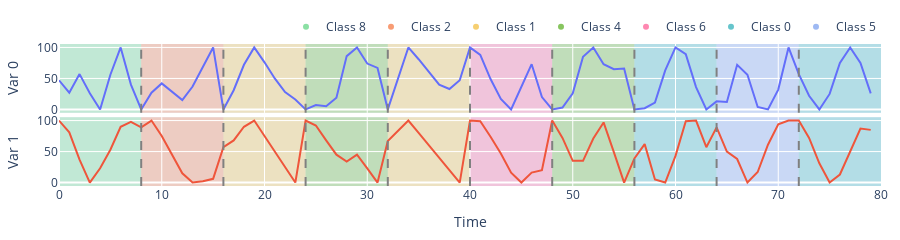

The notebook cell this image was saved under:
### Code cell
fig = plot_classification_dataset(
    datasets["PenDigits"]["train"]["samples"][:10, :].numpy(),
    datasets["PenDigits"]["train"]["labels"][:10].numpy(),
)
fig

### Figure 1 — Plotly figure (JSON) as saved in the notebook; plotly's stock layout.template omitted (floating-point values rounded to 4 significant figures)
{"data": [{"mode": "lines", "name": "Var 0", "showlegend": false, "type": "scatter", "x": [0, 1, 2, 3, 4, 5, 6, 7, 8, 9, 10, 11, 12, 13, 14, 15, 16, 17, 18, 19, 20, 21, 22, 23, 24, 25, 26, 27, 28, 29, 30, 31, 32, 33, 34, 35, 36, 37, 38, 39, 40, 41, 42, 43, 44, 45, 46, 47, 48, 49, 50, 51, 52, 53, 54, 55, 56, 57, 58, 59, 60, 61, 62, 63, 64, 65, 66, 67, 68, 69, 70, 71, 72, 73, 74, 75, 76, 77, 78, 79], "xaxis": "x", "y": [47.0, 27.0, 57.0, 26.0, 0.0, 56.0, 100.0, 40.0, 0.0, 27.0, 42.0, 29.0, 15.0, 37.0, 69.0, 100.0, 0.0, 31.0, 72.0, 100.0, 76.0, 50.0, 28.0, 16.0, 0.0, 7.0, 5.0, 19.0, 86.0, 100.0, 74.0, 67.0, 0.0, 49.0, 100.0, 81.0, 60.0, 40.0, 33.0, 47.0, 100.0, 88.0, 49.0, 17.0, 0.0, 37.0, 73.0, 20.0, 0.0, 3.0, 26.0, 85.0, 100.0, 73.0, 65.0, 66.0, 0.0, 2.0, 11.0, 63.0, 100.0, 89.0, 36.0, 0.0, 13.0, 12.0, 72.0, 56.0, 4.0, 0.0, 32.0, 100.0, 57.0, 22.0, 0.0, 25.0, 75.0, 100.0, 75.0, 26.0], "yaxis": "y"}, {"mode": "lines", "name": "Var 1", "showlegend": false, "type": "scatter", "x": [0, 1, 2, 3, 4, 5, 6, 7, 8, 9, 10, 11, 12, 13, 14, 15, 16, 17, 18, 19, 20, 21, 22, 23, 24, 25, 26, 27, 28, 29, 30, 31, 32, 33, 34, 35, 36, 37, 38, 39, 40, 41, 42, 43, 44, 45, 46, 47, 48, 49, 50, 51, 52, 53, 54, 55, 56, 57, 58, 59, 60, 61, 62, 63, 64, 65, 66, 67, 68, 69, 70, 71, 72, 73, 74, 75, 76, 77, 78, 79], "xaxis": "x2", "y": [100.0, 81.0, 37.0, 0.0, 23.0, 53.0, 90.0, 98.0, 89.0, 100.0, 75.0, 45.0, 15.0, 0.0, 2.0, 6.0, 57.0, 68.0, 90.0, 100.0, 75.0, 51.0, 25.0, 0.0, 100.0, 92.0, 68.0, 45.0, 34.0, 45.0, 23.0, 0.0, 67.0, 83.0, 100.0, 80.0, 60.0, 40.0, 20.0, 0.0, 100.0, 99.0, 74.0, 47.0, 16.0, 0.0, 16.0, 20.0, 100.0, 72.0, 35.0, 35.0, 71.0, 97.0, 49.0, 0.0, 39.0, 62.0, 5.0, 0.0, 43.0, 99.0, 100.0, 57.0, 89.0, 50.0, 38.0, 0.0, 17.0, 61.0, 94.0, 100.0, 100.0, 72.0, 31.0, 0.0, 13.0, 50.0, 87.0, 85.0], "yaxis": "y2"}, {"marker": {"color": "rgb(139, 224, 164)"}, "mode": "markers", "name": "Class 8", "showlegend": true, "type": "scatter", "x": [null], "y": [null]}, {"marker": {"color": "rgb(248, 156, 116)"}, "mode": "markers", "name": "Class 2", "showlegend": true, "type": "scatter", "x": [null], "y": [null]}, {"marker": {"color": "rgb(246, 207, 113)"}, "mode": "markers", "name": "Class 1", "showlegend": true, "type": "scatter", "x": [null], "y": [null]}, {"marker": {"color": "rgb(135, 197, 95)"}, "mode": "markers", "name": "Class 4", "showlegend": true, "type": "scatter", "x": [null], "y": [null]}, {"marker": {"color": "rgb(254, 136, 177)"}, "mode": "markers", "name": "Class 6", "showlegend": true, "type": "scatter", "x": [null], "y": [null]}, {"marker": {"color": "rgb(102, 197, 204)"}, "mode": "markers", "name": "Class 0", "showlegend": true, "type": "scatter", "x": [null], "y": [null]}, {"marker": {"color": "rgb(158, 185, 243)"}, "mode": "markers", "name": "Class 5", "showlegend": true, "type": "scatter", "x": [null], "y": [null]}], "layout": {"height": 200, "legend": {"orientation": "h", "x": 1, "xanchor": "right", "y": 1.02, "yanchor": "bottom"}, "margin": {"b": 30, "l": 15, "r": 15, "t": 30}, "shapes": [{"fillcolor": "rgb(139, 224, 164)", "layer": "below", "line": {"width": 0}, "name": "Class 8", "opacity": 0.4, "showlegend": false, "type": "rect", "x0": 0, "x1": 8, "xref": "x", "y0": 0, "y1": 1, "yref": "y domain"}, {"fillcolor": "rgb(139, 224, 164)", "layer": "below", "line": {"width": 0}, "name": "Class 8", "opacity": 0.4, "showlegend": false, "type": "rect", "x0": 0, "x1": 8, "xref": "x2", "y0": 0, "y1": 1, "yref": "y2 domain"}, {"fillcolor": "rgb(248, 156, 116)", "layer": "below", "line": {"width": 0}, "name": "Class 2", "opacity": 0.4, "showlegend": false, "type": "rect", "x0": 8, "x1": 16, "xref": "x", "y0": 0, "y1": 1, "yref": "y domain"}, {"fillcolor": "rgb(248, 156, 116)", "layer": "below", "line": {"width": 0}, "name": "Class 2", "opacity": 0.4, "showlegend": false, "type": "rect", "x0": 8, "x1": 16, "xref": "x2", "y0": 0, "y1": 1, "yref": "y2 domain"}, {"line": {"color": "gray", "dash": "dash"}, "type": "line", "x0": 8, "x1": 8, "xref": "x", "y0": 0, "y1": 1, "yref": "y domain"}, {"line": {"color": "gray", "dash": "dash"}, "type": "line", "x0": 8, "x1": 8, "xref": "x2", "y0": 0, "y1": 1, "yref": "y2 domain"}, {"fillcolor": "rgb(246, 207, 113)", "layer": "below", "line": {"width": 0}, "name": "Class 1", "opacity": 0.4, "showlegend": false, "type": "rect", "x0": 16, "x1": 24, "xref": "x", "y0": 0, "y1": 1, "yref": "y domain"}, {"fillcolor": "rgb(246, 207, 113)", "layer": "below", "line": {"width": 0}, "name": "Class 1", "opacity": 0.4, "showlegend": false, "type": "rect", "x0": 16, "x1": 24, "xref": "x2", "y0": 0, "y1": 1, "yref": "y2 domain"}, {"line": {"color": "gray", "dash": "dash"}, "type": "line", "x0": 16, "x1": 16, "xref": "x", "y0": 0, "y1": 1, "yref": "y domain"}, {"line": {"color": "gray", "dash": "dash"}, "type": "line", "x0": 16, "x1": 16, "xref": "x2", "y0": 0, "y1": 1, "yref": "y2 domain"}, {"fillcolor": "rgb(135, 197, 95)", "layer": "below", "line": {"width": 0}, "name": "Class 4", "opacity": 0.4, "showlegend": false, "type": "rect", "x0": 24, "x1": 32, "xref": "x", "y0": 0, "y1": 1, "yref": "y domain"}, {"fillcolor": "rgb(135, 197, 95)", "layer": "below", "line": {"width": 0}, "name": "Class 4", "opacity": 0.4, "showlegend": false, "type": "rect", "x0": 24, "x1": 32, "xref": "x2", "y0": 0, "y1": 1, "yref": "y2 domain"}, {"line": {"color": "gray", "dash": "dash"}, "type": "line", "x0": 24, "x1": 24, "xref": "x", "y0": 0, "y1": 1, "yref": "y domain"}, {"line": {"color": "gray", "dash": "dash"}, "type": "line", "x0": 24, "x1": 24, "xref": "x2", "y0": 0, "y1": 1, "yref": "y2 domain"}, {"fillcolor": "rgb(246, 207, 113)", "layer": "below", "line": {"width": 0}, "name": "Class 1", "opacity": 0.4, "showlegend": false, "type": "rect", "x0": 32, "x1": 40, "xref": "x", "y0": 0, "y1": 1, "yref": "y domain"}, {"fillcolor": "rgb(246, 207, 113)", "layer": "below", "line": {"width": 0}, "name": "Class 1", "opacity": 0.4, "showlegend": false, "type": "rect", "x0": 32, "x1": 40, "xref": "x2", "y0": 0, "y1": 1, "yref": "y2 domain"}, {"line": {"color": "gray", "dash": "dash"}, "type": "line", "x0": 32, "x1": 32, "xref": "x", "y0": 0, "y1": 1, "yref": "y domain"}, {"line": {"color": "gray", "dash": "dash"}, "type": "line", "x0": 32, "x1": 32, "xref": "x2", "y0": 0, "y1": 1, "yref": "y2 domain"}, {"fillcolor": "rgb(254, 136, 177)", "layer": "below", "line": {"width": 0}, "name": "Class 6", "opacity": 0.4, "showlegend": false, "type": "rect", "x0": 40, "x1": 48, "xref": "x", "y0": 0, "y1": 1, "yref": "y domain"}, {"fillcolor": "rgb(254, 136, 177)", "layer": "below", "line": {"width": 0}, "name": "Class 6", "opacity": 0.4, "showlegend": false, "type": "rect", "x0": 40, "x1": 48, "xref": "x2", "y0": 0, "y1": 1, "yref": "y2 domain"}, {"line": {"color": "gray", "dash": "dash"}, "type": "line", "x0": 40, "x1": 40, "xref": "x", "y0": 0, "y1": 1, "yref": "y domain"}, {"line": {"color": "gray", "dash": "dash"}, "type": "line", "x0": 40, "x1": 40, "xref": "x2", "y0": 0, "y1": 1, "yref": "y2 domain"}, {"fillcolor": "rgb(135, 197, 95)", "layer": "below", "line": {"width": 0}, "name": "Class 4", "opacity": 0.4, "showlegend": false, "type": "rect", "x0": 48, "x1": 56, "xref": "x", "y0": 0, "y1": 1, "yref": "y domain"}, {"fillcolor": "rgb(135, 197, 95)", "layer": "below", "line": {"width": 0}, "name": "Class 4", "opacity": 0.4, "showlegend": false, "type": "rect", "x0": 48, "x1": 56, "xref": "x2", "y0": 0, "y1": 1, "yref": "y2 domain"}, {"line": {"color": "gray", "dash": "dash"}, "type": "line", "x0": 48, "x1": 48, "xref": "x", "y0": 0, "y1": 1, "yref": "y domain"}, {"line": {"color": "gray", "dash": "dash"}, "type": "line", "x0": 48, "x1": 48, "xref": "x2", "y0": 0, "y1": 1, "yref": "y2 domain"}, {"fillcolor": "rgb(102, 197, 204)", "layer": "below", "line": {"width": 0}, "name": "Class 0", "opacity": 0.4, "showlegend": false, "type": "rect", "x0": 56, "x1": 64, "xref": "x", "y0": 0, "y1": 1, "yref": "y domain"}, {"fillcolor": "rgb(102, 197, 204)", "layer": "below", "line": {"width": 0}, "name": "Class 0", "opacity": 0.4, "showlegend": false, "type": "rect", "x0": 56, "x1": 64, "xref": "x2", "y0": 0, "y1": 1, "yref": "y2 domain"}, {"line": {"color": "gray", "dash": "dash"}, "type": "line", "x0": 56, "x1": 56, "xref": "x", "y0": 0, "y1": 1, "yref": "y domain"}, {"line": {"color": "gray", "dash": "dash"}, "type": "line", "x0": 56, "x1": 56, "xref": "x2", "y0": 0, "y1": 1, "yref": "y2 domain"}, {"fillcolor": "rgb(158, 185, 243)", "layer": "below", "line": {"width": 0}, "name": "Class 5", "opacity": 0.4, "showlegend": false, "type": "rect", "x0": 64, "x1": 72, "xref": "x", "y0": 0, "y1": 1, "yref": "y domain"}, {"fillcolor": "rgb(158, 185, 243)", "layer": "below", "line": {"width": 0}, "name": "Class 5", "opacity": 0.4, "showlegend": false, "type": "rect", "x0": 64, "x1": 72, "xref": "x2", "y0": 0, "y1": 1, "yref": "y2 domain"}, {"line": {"color": "gray", "dash": "dash"}, "type": "line", "x0": 64, "x1": 64, "xref": "x", "y0": 0, "y1": 1, "yref": "y domain"}, {"line": {"color": "gray", "dash": "dash"}, "type": "line", "x0": 64, "x1": 64, "xref": "x2", "y0": 0, "y1": 1, "yref": "y2 domain"}, {"fillcolor": "rgb(102, 197, 204)", "layer": "below", "line": {"width": 0}, "name": "Class 0", "opacity": 0.4, "showlegend": false, "type": "rect", "x0": 72, "x1": 80, "xref": "x", "y0": 0, "y1": 1, "yref": "y domain"}, {"fillcolor": "rgb(102, 197, 204)", "layer": "below", "line": {"width": 0}, "name": "Class 0", "opacity": 0.4, "showlegend": false, "type": "rect", "x0": 72, "x1": 80, "xref": "x2", "y0": 0, "y1": 1, "yref": "y2 domain"}, {"line": {"color": "gray", "dash": "dash"}, "type": "line", "x0": 72, "x1": 72, "xref": "x", "y0": 0, "y1": 1, "yref": "y domain"}, {"line": {"color": "gray", "dash": "dash"}, "type": "line", "x0": 72, "x1": 72, "xref": "x2", "y0": 0, "y1": 1, "yref": "y2 domain"}], "showlegend": true, "xaxis": {"anchor": "y", "domain": [0, 1], "matches": "x2", "showticklabels": false}, "xaxis2": {"anchor": "y2", "domain": [0, 1], "title": {"text": "Time"}}, "yaxis": {"anchor": "x", "domain": [0.515, 1], "title": {"text": "Var 0"}}, "yaxis2": {"anchor": "x2", "domain": [0, 0.485], "title": {"text": "Var 1"}}}}
